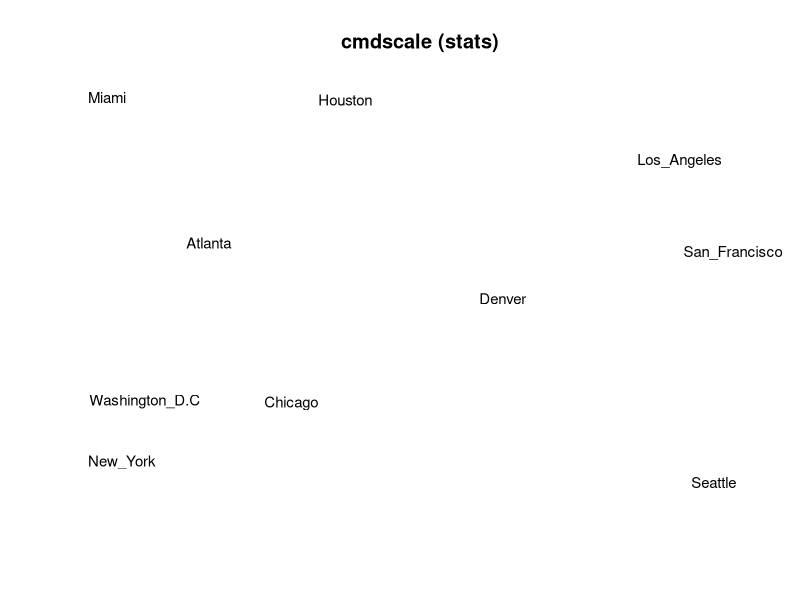
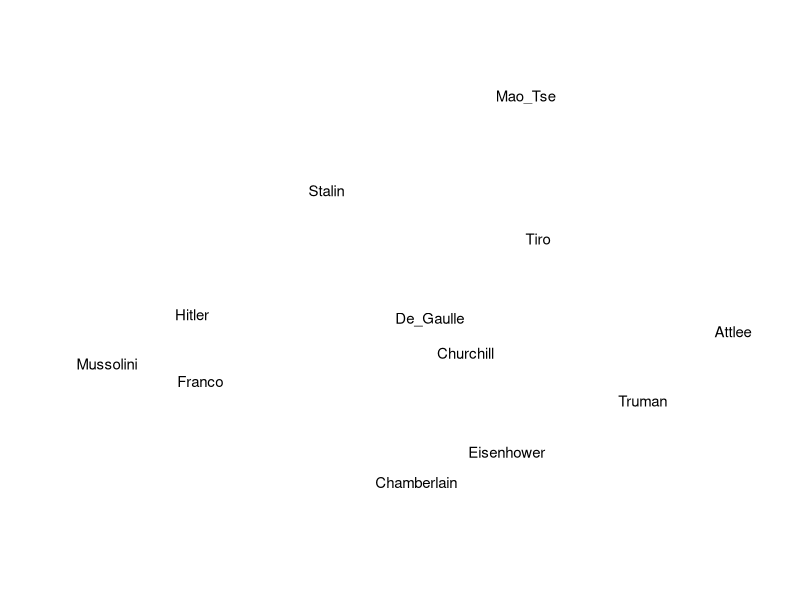
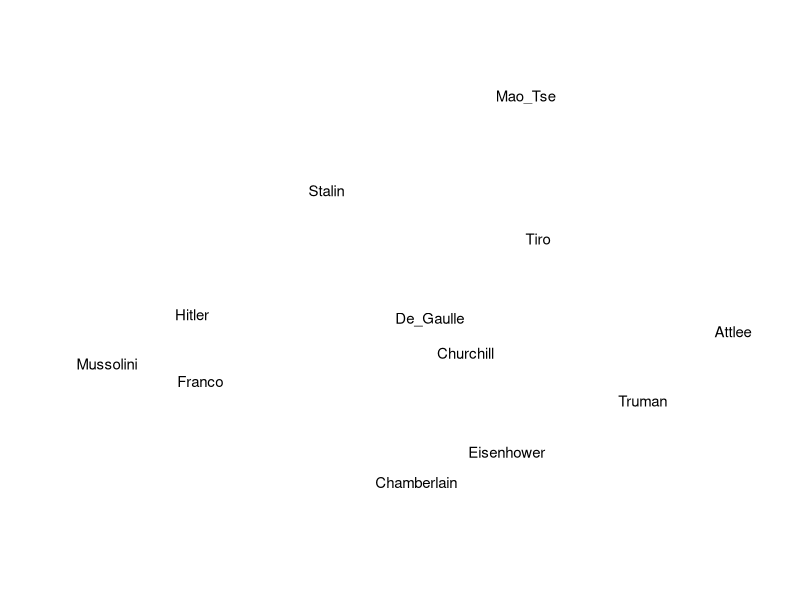

Generate these figures, in order, with R:
#########aaaaaaa
Air_line_data_2 <- matrix(ncol=10, nrow=10)

colnames(Air_line_data_2) <- c("Atlanta","Chicago","Denver","Houston","Los_Angeles","Miami","New_York","San_Francisco","Seattle","Washington_D.C")

rownames(Air_line_data_2) <- c("Atlanta","Chicago","Denver","Houston","Los_Angeles","Miami","New_York","San_Francisco","Seattle","Washington_D.C")

Air_line_data_2[lower.tri(Air_line_data_2)] <- c(587,1212,701,1936,604,748,2139,2182,543,920,940,1745,1188,713,1858,1737,597,879,831,1726,1631,949,1021,1494,1374,968,1420,1645,1891,1220,2339,2451,347,959,2300,1092,2594,2734,923,2571,2408,205,678,2442,2329)

diag(Air_line_data_2) <- 0

Air_line_data_2 <- as.dist(Air_line_data_2, diag = TRUE)

class(Air_line_data_2)

Air_line_data_2

#########
Air_line_data_2_mat = as.matrix(Air_line_data_2)

colnames(Air_line_data_2_mat) <- 
  c("Atlanta","Chicago","Denver","Houston","Los_Angeles","Miami","New_York","San_Francisco","Seattle","Washington_D.C")

rownames(Air_line_data_2_mat) <- 
  c("Atlanta","Chicago","Denver","Houston","Los_Angeles","Miami","New_York","San_Francisco","Seattle","Washington_D.C")

Air_line_data_2_mat

###
MMDS_1 = cmdscale(Air_line_data_2, k = 2)

plot(MMDS_1[,1], MMDS_1[,2], type = "n", xlab = "", ylab = "", axes = FALSE, main = "cmdscale (stats)")

text(MMDS_1[,1], MMDS_1[,2], labels(Air_line_data_2), cex = 0.9, xpd = TRUE)


##########bbbbbbbbbb
library(MASS)
World_war_Politicians_data_1 <- matrix(ncol=12, nrow=12)

colnames(World_war_Politicians_data_1) <- 
  c("Hitler","Mussolini","Churchill","Eisenhower","Stalin","Attlee","Franco","De_Gaulle","Mao_Tse","Truman","Chamberlain","Tiro")

rownames(World_war_Politicians_data_1) <-
  c("Hitler","Mussolini","Churchill","Eisenhower","Stalin","Attlee","Franco","De_Gaulle","Mao_Tse","Truman","Chamberlain","Tiro")

class(World_war_Politicians_data_1)

World_war_Politicians_data_1[lower.tri(World_war_Politicians_data_1)] <-
  c(5,11,15,8,17,5,10,16,17,12,16,14,16,13,18,3,11,18,18,14,17,7,11,11,12,5,16,8,10,8,16,16,14,8,17,6,7,12,15,13,11,12,14,16,12,16,12,16,12,9,13,9,17,16,10,12,13,9,11,7,12,17,10,9,11,15)

diag(World_war_Politicians_data_1) <- 0

World_war_Politicians_data_1 <- as.dist(World_war_Politicians_data_1, diag = TRUE)

NMMDS_1 = isoMDS(World_war_Politicians_data_1, k = 2)

#visualization

plot(NMMDS_1$points, type = "n", xlab = "", ylab = "", axes = FALSE,)
text(NMMDS_1$points, labels(World_war_Politicians_data_1), cex = 0.9, xpd = TRUE)

plot(NMMDS_1$points, type = "n", xlab = "", ylab = "", axes = FALSE,)
text(NMMDS_1$points, labels(World_war_Politicians_data_1), cex = 0.9, xpd = TRUE)

